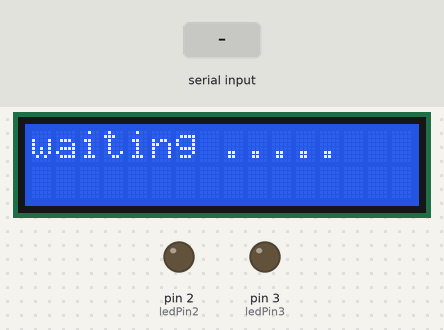
Recording of a sketch running on a simulated Arduino Uno, built with avr-gcc and run on an emulated ATmega328P. Shown: 16×2 character LCD, output pins drawn as LEDs (lit = HIGH). The test bench sets the inputs (shaded band).

Above: at 1.2 s.
1.3 s: "1" received over Serial
At 1.45 s:
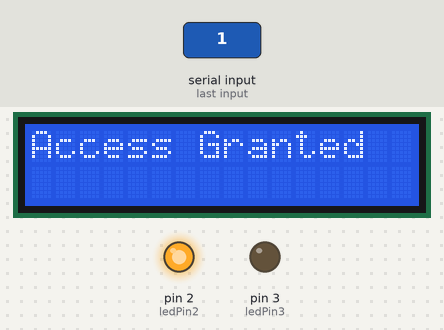
At 2.1 s:
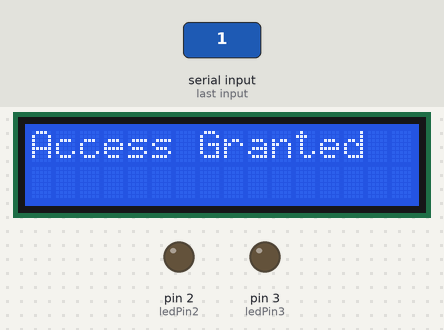
3.1 s: "0" received over Serial
At 4.2 s:
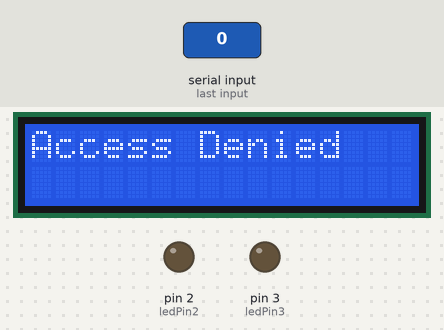
Timing chart, 0 to 6.1 s (numbered marks = the images above; inputs shaded):
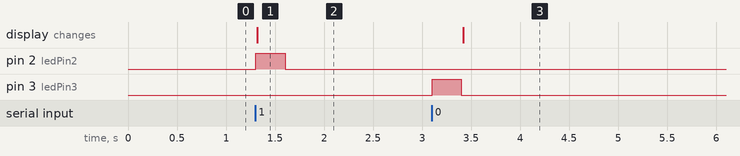

Measured:
- after the input at 1.3 s, pin 2 (ledPin2): LOW → HIGH at once, → LOW 0.30 s later; the display: changes at once (image 1)
- after the input at 3.1 s, pin 3 (ledPin3): LOW → HIGH at once, → LOW 0.30 s later; the display: changes after 0.32 s (image 3)

The sketch:

sketch_apr27a.ino
```cpp
#include <Wire.h>
#include <LiquidCrystal_I2C.h>

// Initialise l'afficheur LCD
LiquidCrystal_I2C lcd(0x27, 16, 2);
const int ledPin2 = 2;
const int ledPin3 = 3;

void setup() {
  lcd.init(); // Démarre l'afficheur
  lcd.backlight(); // Allume le rétro-éclairage
  lcd.print("waiting ....."); // Affiche "Hello, World!" sur le premier ligne
  pinMode(ledPin2, OUTPUT); // pin D2 in arduino mode mte3ha output to send signal (courant)
  pinMode(ledPin3, OUTPUT); // pin D3 in arduino mode mte3ha output to send signal (courant)
  Serial.begin(9600); // the pc and arduino will use same frequence to talk with each other
}

void loop() {
  digitalWrite(ledPin3, LOW); // turn off led 1 man3adiwich courant in pin
  digitalWrite(ledPin2, LOW); // Turn off LED 2 man3adiwich courant in pin

  if (Serial.available() > 0) { // Check if serial data is available (idhakan da5alna haja f serial monitor)
    char input = Serial.read(); // Read the incoming byte yili ktibto

    if (input == '1') { // If '1' is received, turn on green
      digitalWrite(ledPin3, LOW); // low man3adiwich courant in red led
      digitalWrite(ledPin2, HIGH); // Turn on LED 3 (green)
      lcd.clear();
      lcd.print("Access Granted");
      delay(285); // wait 0.5 seconds
    } if (input == '0') { // For any other input, turn on red
      digitalWrite(ledPin2, LOW); // Turn off green
      digitalWrite(ledPin3, HIGH); // Turn on red
      delay(285);
      lcd.clear();
      lcd.print("Access Denied");
    }
    else {
        digitalWrite(ledPin3, LOW); // Turn off red
        digitalWrite(ledPin2, LOW); // Turn off green
    }
  }
}
```
